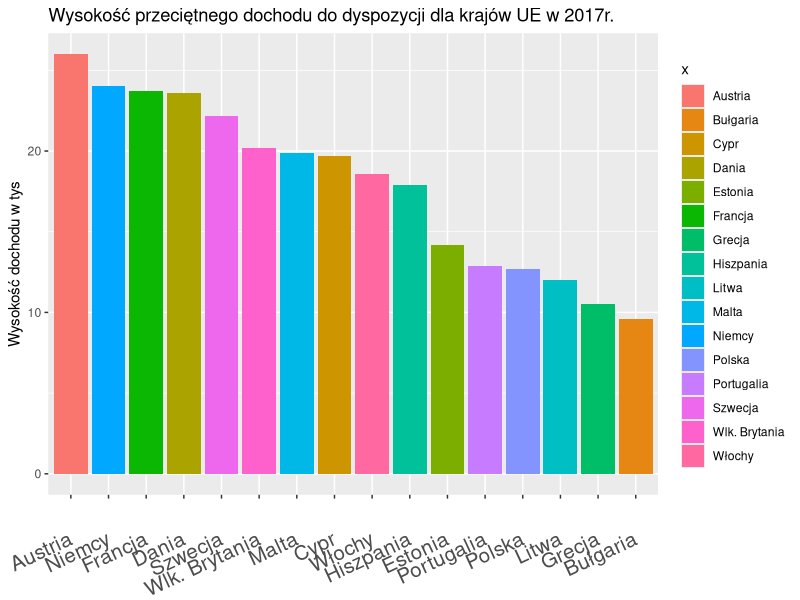
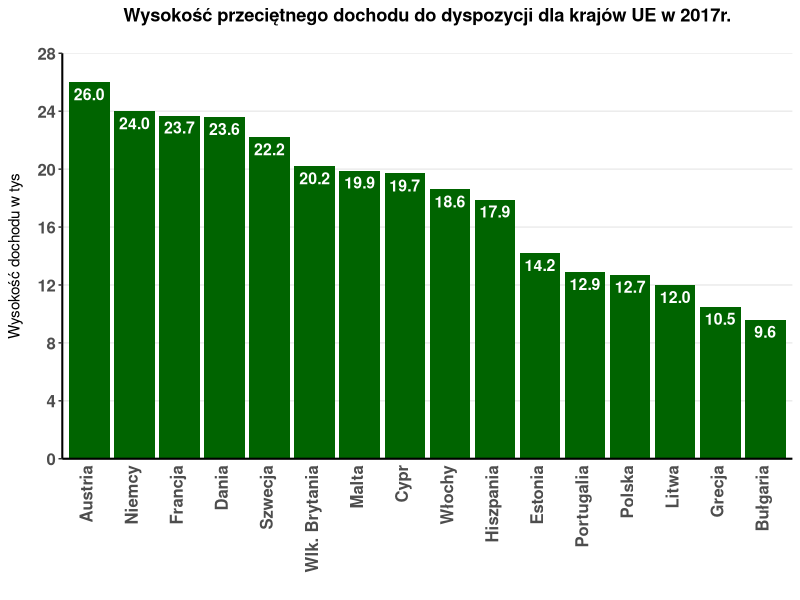

Reproduce these figures in R, in order.
## ---- chunk 1
library(dplyr)
library(ggplot2)

x <- c("Estonia","Malta","Austria","Polska","Dania","Litwa","Bułgaria","Szwecja","Niemcy","Francja",
       "Włochy","Portugalia","Hiszpania","Cypr","Wlk. Brytania","Grecja")
y <- as.numeric(c(14.2,19.9,26,12.7,23.6,12,9.6,22.2,24.0,23.7,18.6,12.9,17.9,19.7,20.2,10.5))
dane<- data.frame(x,y)

## ---- chunk 2

orders <- dane %>%arrange(desc(y))%>%pull(x)
  
(ggplot(dane, aes(x=x, fill=x)) + geom_bar(aes(weight = y)) + scale_x_discrete(limits =orders )
+ ggtitle("Wysokość przeciętnego dochodu do dyspozycji dla krajów UE w 2017r.")
+ labs(y="Wysokość dochodu w tys", x=' ') 
+ theme(axis.text.x=element_text(angle=25,hjust=1,vjust=0.5,size = 15)))
## ---- chunk 3

dane <- data.frame(x=x,y=y, stringsAsFactors = FALSE)
orders <- dane %>% arrange(desc(y))
orders$x <- factor(orders$x, levels = orders$x)

ggplot(data = orders, aes(x = x, y = y)) +
  # geom_bar(stat = 'identity',fill = 'darkgreen', width = 0.9, position = position_dodge())+
  geom_col(fill = 'darkgreen', width = 0.9)+
  scale_y_discrete(limits = seq(0,max(y)+2,4), expand = c(0,0))+
  coord_cartesian(ylim = c(0, round(max(y)+2)))+
  geom_text(aes(label=formatC(orders$y, digits = 1, format = 'f')),
            colour ="White", fontface="bold", 
            size = 4, hjust =0.5,
            vjust = 1.5) +
  theme_bw() +
  theme(panel.grid.major.x = element_blank(),
        plot.title = element_text(face='bold', hjust = 0.5, margin = margin(0,0,20,0)),
        axis.text.x = element_text(angle = 90, face='bold',size=12, hjust = 1, vjust=0.25),
        axis.text.y = element_text(face="bold", size=12),
        axis.title.y = element_text(margin = margin(0,10,0,0)), 
        panel.border = element_blank(),
        axis.line = element_line(size = 0.7),
        axis.ticks.x = element_blank())+
  ggtitle("Wysokość przeciętnego dochodu do dyspozycji dla krajów UE w 2017r.") +
  labs(y="Wysokość dochodu w tys", x=' ') 
